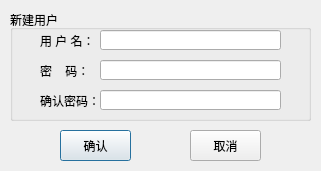
<?xml version="1.0" encoding="UTF-8"?>
<ui version="4.0">
 <class>CreatNewUserDialog</class>
 <widget class="QDialog" name="CreatNewUserDialog">
  <property name="geometry">
   <rect>
    <x>0</x>
    <y>0</y>
    <width>321</width>
    <height>171</height>
   </rect>
  </property>
  <property name="windowTitle">
   <string>  添加新用户  </string>
  </property>
  <property name="windowIcon">
   <iconset resource="rc.qrc">
    <normaloff>:/new/prefix1/rc/actions/list_add_user.png</normaloff>:/new/prefix1/rc/actions/list_add_user.png</iconset>
  </property>
  <widget class="QGroupBox" name="groupBox">
   <property name="geometry">
    <rect>
     <x>10</x>
     <y>10</y>
     <width>301</width>
     <height>111</height>
    </rect>
   </property>
   <property name="title">
    <string>新建用户</string>
   </property>
   <widget class="QLabel" name="surePasswordlabel">
    <property name="geometry">
     <rect>
      <x>30</x>
      <y>80</y>
      <width>61</width>
      <height>21</height>
     </rect>
    </property>
    <property name="text">
     <string>确认密码：</string>
    </property>
   </widget>
   <widget class="QLineEdit" name="surePasswordlineEdit">
    <property name="geometry">
     <rect>
      <x>90</x>
      <y>80</y>
      <width>181</width>
      <height>20</height>
     </rect>
    </property>
    <property name="echoMode">
     <enum>QLineEdit::Password</enum>
    </property>
   </widget>
   <widget class="QLabel" name="passwordlabel">
    <property name="geometry">
     <rect>
      <x>30</x>
      <y>50</y>
      <width>61</width>
      <height>21</height>
     </rect>
    </property>
    <property name="text">
     <string>密    码：</string>
    </property>
   </widget>
   <widget class="QLineEdit" name="passwordlineEdit">
    <property name="geometry">
     <rect>
      <x>90</x>
      <y>50</y>
      <width>181</width>
      <height>20</height>
     </rect>
    </property>
    <property name="echoMode">
     <enum>QLineEdit::Password</enum>
    </property>
   </widget>
   <widget class="QLineEdit" name="userNamelineEdit">
    <property name="geometry">
     <rect>
      <x>90</x>
      <y>20</y>
      <width>181</width>
      <height>20</height>
     </rect>
    </property>
   </widget>
   <widget class="QLabel" name="userNamelabel">
    <property name="geometry">
     <rect>
      <x>30</x>
      <y>20</y>
      <width>61</width>
      <height>21</height>
     </rect>
    </property>
    <property name="text">
     <string>用 户 名：</string>
    </property>
   </widget>
  </widget>
  <widget class="QPushButton" name="YesButton">
   <property name="geometry">
    <rect>
     <x>60</x>
     <y>130</y>
     <width>71</width>
     <height>31</height>
    </rect>
   </property>
   <property name="text">
    <string>确认</string>
   </property>
   <property name="icon">
    <iconset resource="rc.qrc">
     <normaloff>:/new/prefix1/rc/actions/button_ok.png</normaloff>:/new/prefix1/rc/actions/button_ok.png</iconset>
   </property>
  </widget>
  <widget class="QPushButton" name="NoButton">
   <property name="geometry">
    <rect>
     <x>190</x>
     <y>130</y>
     <width>71</width>
     <height>31</height>
    </rect>
   </property>
   <property name="text">
    <string>取消</string>
   </property>
   <property name="icon">
    <iconset resource="rc.qrc">
     <normaloff>:/new/prefix1/rc/actions/editdelete.png</normaloff>:/new/prefix1/rc/actions/editdelete.png</iconset>
   </property>
   <property name="iconSize">
    <size>
     <width>16</width>
     <height>16</height>
    </size>
   </property>
  </widget>
 </widget>
 <resources>
  <include location="rc.qrc"/>
 </resources>
 <connections/>
</ui>
